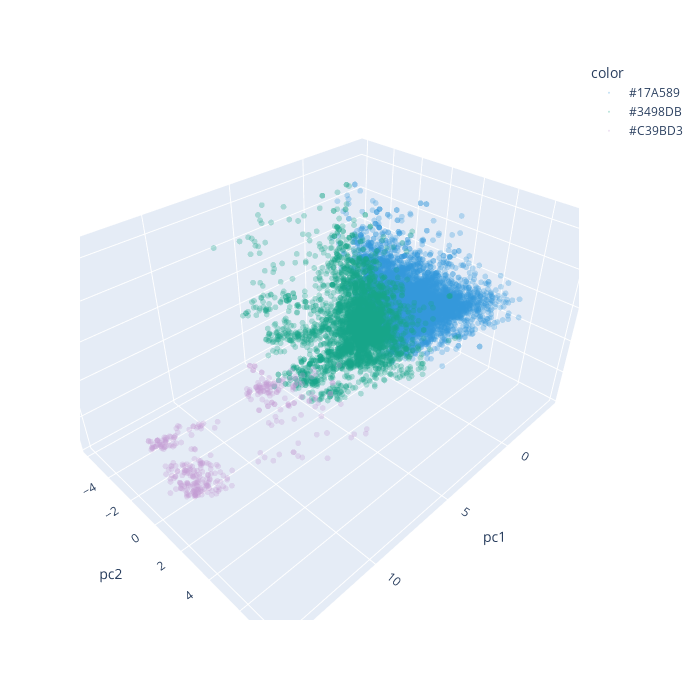

The notebook cell saved with this chart:
### Code cell
# Create a 3D scatter plot
fig = px.scatter_3d(df_pca, x=df_pca['pc1'], y=df_pca['pc2'],z=df_pca['pc3'],
                    opacity=0.3,
                    color=df_pca['color'],
                    color_discrete_sequence=['#3498DB','#17A589','#C39BD3'],
                    height=700, width=700)


# Update marker size
fig.update_traces(marker=dict(size=2))

fig.show()

### Figure 1 — Plotly figure (JSON) as saved in the notebook; plotly's stock layout.template omitted (floating-point values rounded to 4 significant figures; data arrays with more than 128 entries replaced by an {"elided": "..."} marker saying what was removed)
{"data": [{"hovertemplate": "color=#17A589<br>pc1=%{x}<br>pc2=%{y}<br>pc3=%{z}<extra></extra>", "legendgroup": "#17A589", "marker": {"color": "#3498DB", "opacity": 0.3, "size": 2, "symbol": "circle"}, "mode": "markers", "name": "#17A589", "scene": "scene", "showlegend": true, "type": "scatter3d", "x": {"elided": "7386 float values"}, "y": {"elided": "7386 float values"}, "z": {"elided": "7386 float values"}}, {"hovertemplate": "color=#3498DB<br>pc1=%{x}<br>pc2=%{y}<br>pc3=%{z}<extra></extra>", "legendgroup": "#3498DB", "marker": {"color": "#17A589", "opacity": 0.3, "size": 2, "symbol": "circle"}, "mode": "markers", "name": "#3498DB", "scene": "scene", "showlegend": true, "type": "scatter3d", "x": {"elided": "3732 float values"}, "y": {"elided": "3732 float values"}, "z": {"elided": "3732 float values"}}, {"hovertemplate": "color=#C39BD3<br>pc1=%{x}<br>pc2=%{y}<br>pc3=%{z}<extra></extra>", "legendgroup": "#C39BD3", "marker": {"color": "#C39BD3", "opacity": 0.3, "size": 2, "symbol": "circle"}, "mode": "markers", "name": "#C39BD3", "scene": "scene", "showlegend": true, "type": "scatter3d", "x": {"elided": "373 float values"}, "y": {"elided": "373 float values"}, "z": {"elided": "373 float values"}}], "layout": {"height": 700, "legend": {"title": {"text": "color"}, "tracegroupgap": 0}, "margin": {"t": 60}, "scene": {"domain": {"x": [0, 1], "y": [0, 1]}, "xaxis": {"title": {"text": "pc1"}}, "yaxis": {"title": {"text": "pc2"}}, "zaxis": {"title": {"text": "pc3"}}}, "width": 700}}
